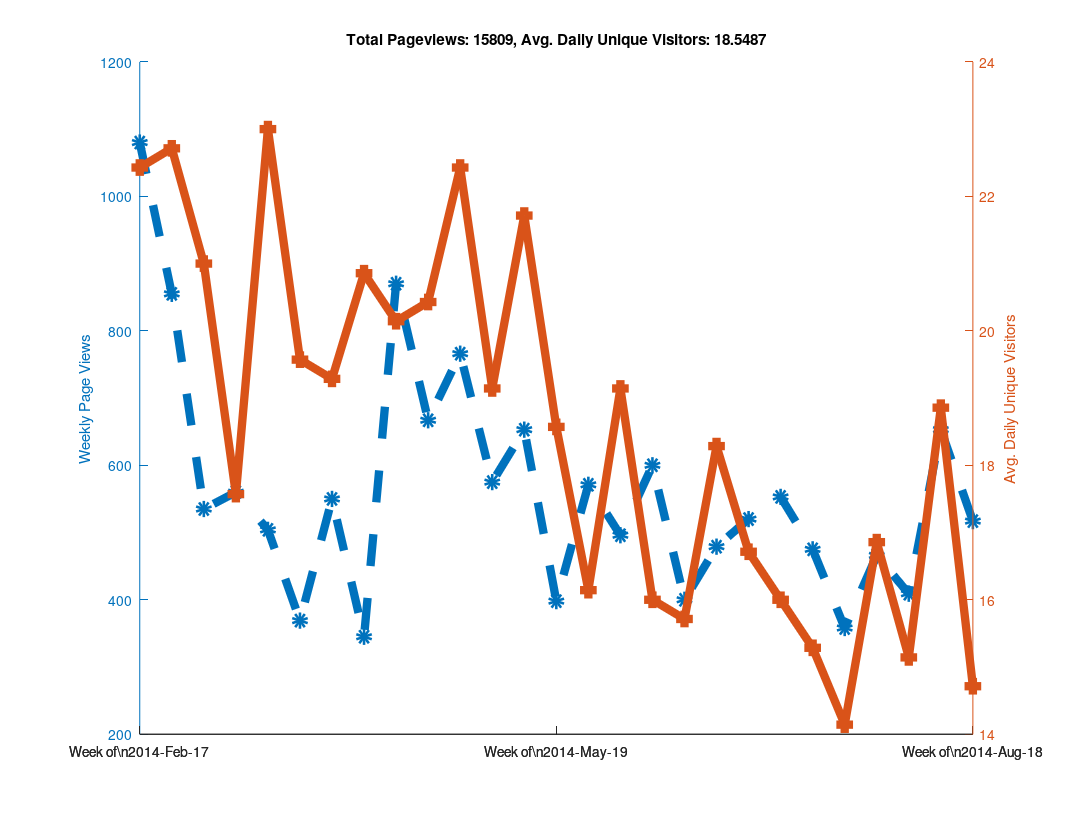

Recreate this plot in MATLAB.
clear all

% Github has a "traffic" page now, but it doesn't seem like you can
% put in an arbitrary date range?  When I looked at it, it showed the
% numbers of unique visitors and views for the last two weeks only...
% So as long as I check back at least once every two weeks I can keep
% a record of it?  Great...

% https://github.com/libMesh/libmesh/graphs/traffic

% Date, Views, Unique Visitors
data = {
    '2014-Feb-17', 274, 25
    '2014-Feb-18', 145, 30
    '2014-Feb-19', 129, 27
    '2014-Feb-20', 202, 24
    '2014-Feb-21', 240, 22
    '2014-Feb-22', 62,  17
    '2014-Feb-23', 28,  12
    '2014-Feb-24', 217, 19
    '2014-Feb-25', 90,  25
    '2014-Feb-26', 189, 36
    '2014-Feb-27', 112, 26
    '2014-Feb-28', 81,  20
    '2014-Mar-01', 113, 17
    '2014-Mar-02', 53,  16
    '2014-Mar-03', 41,  21
    '2014-Mar-04', 144, 35
    '2014-Mar-05', 51,  20
    '2014-Mar-06', 157, 25
    '2014-Mar-07', 50,  22
    '2014-Mar-08', 50,  11
    '2014-Mar-09', 42,  13
    '2014-Mar-10', 61,  16
    '2014-Mar-11', 27,  16
    '2014-Mar-12', 111, 20
    '2014-Mar-13', 66,  20
    '2014-Mar-14', 223, 25
    '2014-Mar-15', 46,   9
    '2014-Mar-16', 26,  17
    '2014-Mar-17', 80,  29
    '2014-Mar-18', 59,  30
    '2014-Mar-19', 85,  31
    '2014-Mar-20', 122, 18
    '2014-Mar-21', 61,  21
    '2014-Mar-22', 33,  18
    '2014-Mar-23', 64,  14
    '2014-Mar-24', 95,  24
    '2014-Mar-25', 75,  28
    '2014-Mar-26', 49,  18
    '2014-Mar-27', 57,  24
    '2014-Mar-28', 33,  16
    '2014-Mar-29', 41,  16
    '2014-Mar-30', 19,  11
    '2014-Mar-31', 52,  12
    '2014-Apr-01', 120, 21
    '2014-Apr-02', 68,  23
    '2014-Apr-03', 98,  28
    '2014-Apr-04', 77,  21
    '2014-Apr-05', 80,  15
    '2014-Apr-06', 55,  15
    '2014-Apr-07', 71,  31
    '2014-Apr-08', 84,  26
    '2014-Apr-09', 33,  18
    '2014-Apr-10', 32,  16
    '2014-Apr-11', 51,  20
    '2014-Apr-12', 25,  15
    '2014-Apr-13', 49,  20
    '2014-Apr-14', 120, 23
    '2014-Apr-15', 191, 27
    '2014-Apr-16', 219, 24
    '2014-Apr-17', 216, 30
    '2014-Apr-18', 63,  19
    '2014-Apr-19', 36,  11
    '2014-Apr-20', 25,   7
    '2014-Apr-21', 115, 24
    '2014-Apr-22', 128, 31
    '2014-Apr-23', 87,  25
    '2014-Apr-24', 108, 23
    '2014-Apr-25', 111, 20
    '2014-Apr-26', 89,   9
    '2014-Apr-27', 29,  11
    '2014-Apr-28', 177, 28
    '2014-Apr-29', 170, 27
    '2014-Apr-30', 183, 28
    '2014-May-01', 97,  25
    '2014-May-02', 64,  23
    '2014-May-03', 43,  12
    '2014-May-04', 32,  14
    '2014-May-05', 125, 28
    '2014-May-06', 68,  24
    '2014-May-07', 68,  19
    '2014-May-08', 114, 14
    '2014-May-09', 47,  20
    '2014-May-10', 139, 20
    '2014-May-11', 14,   9
    '2014-May-12', 90,  27
    '2014-May-13', 92,  22
    '2014-May-14', 197, 32
    '2014-May-15', 140, 26
    '2014-May-16', 59,  20
    '2014-May-17', 21,  9
    '2014-May-18', 54,  16
    '2014-May-19', 117, 28
    '2014-May-20', 47,  18
    '2014-May-21', 55,  19
    '2014-May-22', 77,  26
    '2014-May-23', 28,  12
    '2014-May-24', 38,  13
    '2014-May-25', 36,  14
    '2014-May-26', 44,  13
    '2014-May-27', 166, 24
    '2014-May-28', 139, 20
    '2014-May-29', 67,  25
    '2014-May-30', 73,  11
    '2014-May-31', 60,  9
    '2014-Jun-01', 22,  11
    '2014-Jun-02', 87,  18
    '2014-Jun-03', 103, 31
    '2014-Jun-04', 105, 27
    '2014-Jun-05', 74,  22
    '2014-Jun-06', 55,  16
    '2014-Jun-07', 53,  15
    '2014-Jun-08', 19,  5
    '2014-Jun-09', 91,  14
    '2014-Jun-10', 136, 19
    '2014-Jun-11', 104, 27
    '2014-Jun-12', 195, 22
    '2014-Jun-13', 51,  18
    '2014-Jun-14', 4,   4
    '2014-Jun-15', 19,  8
    '2014-Jun-16', 86,  19
    '2014-Jun-17', 60,  20
    '2014-Jun-18', 115, 25
    '2014-Jun-19', 73,  20
    '2014-Jun-20', 24,  12
    '2014-Jun-21', 12,  4
    '2014-Jun-22', 30,  10
    '2014-Jun-23', 106, 23
    '2014-Jun-24', 51,  16
    '2014-Jun-25', 115, 25
    '2014-Jun-26', 77,  24
    '2014-Jun-27', 91,  24
    '2014-Jun-28', 30,  9
    '2014-Jun-29', 9,   7
    '2014-Jun-30', 80,  25
    '2014-Jul-01', 118, 17
    '2014-Jul-02', 124, 18
    '2014-Jul-03', 103, 22
    '2014-Jul-04', 33,  11
    '2014-Jul-05', 37,  13
    '2014-Jul-06', 25,  11
    '2014-Jul-07', 147, 27
    '2014-Jul-08', 123, 14
    '2014-Jul-09', 75,  24
    '2014-Jul-10', 68,  16
    '2014-Jul-11', 103, 22
    '2014-Jul-12', 21,  6
    '2014-Jul-13', 16,  3
    '2014-Jul-14', 103, 24
    '2014-Jul-15', 86,  16
    '2014-Jul-16', 90,  20
    '2014-Jul-17', 92,  18
    '2014-Jul-18', 70,  17
    '2014-Jul-19', 27,  8
    '2014-Jul-20',  7,  4
    '2014-Jul-21', 66,  19
    '2014-Jul-22', 63,  16
    '2014-Jul-23', 56,  14
    '2014-Jul-24', 110, 19
    '2014-Jul-25', 27,  14
    '2014-Jul-26', 9,   8
    '2014-Jul-27', 27,  9
    '2014-Jul-28', 73,  23
    '2014-Jul-29', 136, 22
    '2014-Jul-30', 25,  14
    '2014-Jul-31', 113, 29
    '2014-Aug-01', 68,  20
    '2014-Aug-02', 34,  5
    '2014-Aug-03', 17,  5
    '2014-Aug-04', 28,  17
    '2014-Aug-05', 66,  15
    '2014-Aug-06', 62,  24
    '2014-Aug-07', 123, 17
    '2014-Aug-08', 92,  19
    '2014-Aug-09', 29,  9
    '2014-Aug-10', 9,   5
    '2014-Aug-11', 75,  17
    '2014-Aug-12', 108, 19
    '2014-Aug-13', 173, 25
    '2014-Aug-14', 109, 28
    '2014-Aug-15', 46,  17
    '2014-Aug-16', 33,  11
    '2014-Aug-17', 109, 15
    '2014-Aug-18', 154, 20
    '2014-Aug-19', 143, 23
    '2014-Aug-20', 54,  10
    '2014-Aug-21', 31,  19
    '2014-Aug-22', 86,  16
    '2014-Aug-23', 30,  7
    '2014-Aug-24', 19,  8
    '2014-Aug-25', 135, 18
    '2014-Aug-26', 140, 20
    '2014-Aug-27', 81,  23
    '2014-Aug-28', 87,  21
    '2014-Aug-29', 40,  11
    '2014-Aug-30', 102, 11
    };

% Github now tracks the total number of clones and unique cloners
clone_data = {
    '2014-Aug-03', 0,  0
    '2014-Aug-04', 10, 6
    '2014-Aug-05', 7,  7
    '2014-Aug-06', 21, 14
    '2014-Aug-07', 11, 9
    '2014-Aug-08', 9,  8
    '2014-Aug-09', 2,  2
    '2014-Aug-10', 2,  2
    '2014-Aug-11', 8,  6
    '2014-Aug-12', 9,  8
    '2014-Aug-13', 19, 11
    '2014-Aug-14', 9,  7
    '2014-Aug-15', 5,  5
    '2014-Aug-16', 5,  2
    '2014-Aug-17', 5,  5
    '2014-Aug-18', 10, 8
    '2014-Aug-19', 9,  8
    '2014-Aug-20', 3,  3
    '2014-Aug-21', 12, 8
    '2014-Aug-22', 3,  3
    '2014-Aug-23', 2,  2
    '2014-Aug-24', 3,  3
    '2014-Aug-25', 8,  5
    '2014-Aug-26', 7,  7
    '2014-Aug-27', 9,  8
    '2014-Aug-28', 19, 12
    '2014-Aug-29', 18, 14
    '2014-Aug-30', 1,  1
    };

% length works like you would expect it to for cell arrays.
N=length(data);

% A cell array of strings holding just the dates
dates = {data{:,1}};

% Note the extra square brackets!  This seems to be required (at least
% in Octave) to catch the output of data{:,2} as an array.
views = [data{:,2}];
visitors = [data{:,3}];



% 1.) Make daily plot - You can do this, but it gets a bit hard to read

%% % Can't plot string data automatically?
%% x=linspace(1,N,N);
%%
%% % Only way to set linestyles with plotyy is after the fact, apparently.
%% % plotyy returns the axis handle first, followed by the two plot handles.
%% clf;
%% hold on;
%% [haxis, h1, h2] = plotyy(x, views, x, visitors);
%%
%% % Label the axes
%% ylabel (haxis(1), 'Daily Page Views');
%% ylabel (haxis(2), 'Daily Unique Visitors');
%%
%% % Totaling unique visitors doesn't really mean much...
%% title (['Total Pageviews: ', num2str(sum(views)), ', Avg. Daily Unique Visitors: ', num2str(mean(visitors))]);
%%
%% % Make thick lines - this looks better in PDF
%% set([h1, h2], 'linewidth', 6);
%%
%% % Turn on markers
%% set(h1, 'marker', 'o');
%% set(h2, 'marker', 's');
%%
%% % Set marker size
%% set([h1, h2], 'markersize', 6);
%%
%% % Make dashed line?  Aquaterm doesn't seem to properly display this, but it
%% % does work in the PDF!
%% set(h1, 'linestyle', '--');
%%
%% % Set the xticks and labels so that it shows dates instead of numbers.
%% xticksat = [1 length(x)];
%% set(haxis, 'xtick', xticksat);
%%
%% for i=1:length(xticksat)
%%   xtlabels{i} = data{xticksat(i), 1};
%% end
%% set(haxis, 'xticklabel', xtlabels);
%%
%% % Print to PDF
%% set (gcf, "paperposition", [0.25, 0.25, 10.75, 8.25]);
%% set (gcf, "papersize", [11, 8.5]);
%% set (gcf, "paperorientation", 'landscape');
%%
%% % Make a PDF of this plot.
%% print('-dpdf', 'github_traffic.pdf', '-FHelvetica:20');



% 2.) Make weekly plot - the data is naturally week-periodic
week_indexes = 1:7:N;

% Get total views and average unique viewers for each week
week_views = [];
week_visitors = [];
  for i=1:length(week_indexes)-1
  start = week_indexes(i);
  stop = week_indexes(i+1) - 1;
  week_views(end+1) = sum(views(start:stop));
  week_visitors(end+1) = mean(visitors(start:stop));
end

clf;
hold on;

x=linspace(1, length(week_views), length(week_views));
[haxis, h1, h2] = plotyy(x, week_views, x, week_visitors);

% Label the axes
ylabel (haxis(1), 'Weekly Page Views');
ylabel (haxis(2), 'Avg. Daily Unique Visitors');

% Totaling unique visitors doesn't really mean much...
title (['Total Pageviews: ', num2str(sum(views)), ', Avg. Daily Unique Visitors: ', num2str(mean(visitors))]);

% Make thick lines - this looks better in PDF
set([h1, h2], 'linewidth', 6);

% Turn on markers
set(h1, 'marker', 'o');
set(h2, 'marker', 's');

% Set marker size
set([h1, h2], 'markersize', 6);

% Make dashed line?  Aquaterm doesn't seem to properly display this, but it
% does work in the PDF!
set(h1, 'linestyle', '--');

% Set the xticks and labels so that it shows dates instead of numbers.
xticksat = [1 ceil(length(x)/2) length(x)];
set(haxis, 'xtick', xticksat);

for i=1:length(xticksat)
  xtlabels{i} = ['Week of\n', data{week_indexes(xticksat(i)), 1}];
end
set(haxis, 'xticklabel', xtlabels);

% Print to PDF
set (gcf, "papersize", [11, 8.5]);
set (gcf, "paperorientation", 'landscape');

% I was using these paper settings in older versions of Octave, but
% they changed in 3.8.0
is_380 = strcmp(version(), '3.8.0');

if (!is_380)
  set (gcf, "paperposition", [0.25, 0.25, 10.75, 8.25]);
else
  % In Octave 3.8.0, the default paperposition is [0.25000, 2.50000, 8.00000, 6.00000],
  % the third number makes the plot taller instead of wider!
  set (gcf, "paperposition", [0.25, 0.25, 8.0, 10.5]);
end

% Make a PDF of this plot.
print('-dpdf', 'weekly_github_traffic.pdf', '-FHelvetica:20');



% 3.) Make monthly plot - not enough data to be interesting yet...

%% month_intervals = {'2014-Feb-17', '2014-Mar-17', '2014-Apr-17'};
%%
%% % Numerical indexes of the month intervals
%% month_indexes = [];
%%
%% for i=1:length(month_intervals)
%%   % Calling 'strcmp' on a cell array of strings returns an array of 0s
%%   % and 1s, then 'find' returns the non-zero index.  The 'end' keyword
%%   % is used to append to the array.
%%   month_indexes(end+1) = find(strcmp(month_intervals{i}, dates));
%% end
%%
%% % Get total views and average unique viewers for each month
%% month_views = [];
%% month_visitors = [];
%%   for i=1:length(month_indexes)-1
%%   start = month_indexes(i);
%%   stop = month_indexes(i+1) - 1;
%%   month_views(end+1) = sum(views(start:stop));
%%   month_visitors(end+1) = mean(visitors(start:stop));
%% end
%%
%% clf;
%% hold on;
%% x=linspace(1, length(month_views), length(month_views));
%% [haxis, h1, h2] = plotyy(x, month_views, x, month_visitors);
